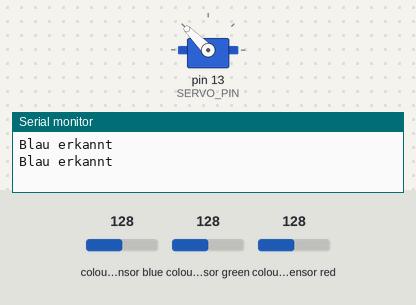
Bench run of a sketch on a simulated Arduino Mega 2560, built with avr-gcc and run on an emulated ATmega2560. Shown: servo, the last lines printed to the serial monitor. Wiring (inferred from the names in the program): TCS3200 colour sensor: output pin 23; S2 pin 21; S3 pin 22; S0 pin 18; S1 pin 19. The inputs (shaded band) are chosen by the test bench; at power-on: colour sensor red 128, colour sensor blue 128, colour sensor green 128.

Above: at 1.2 s.
1.3 s: colour sensor red set to 134
At 3.1 s:
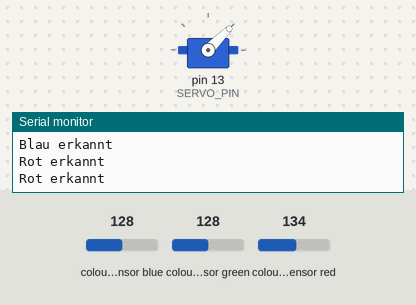
3.4 s: colour sensor red set to 5
At 5.1 s:
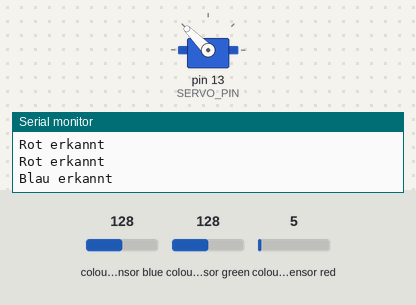
5.8 s: colour sensor blue set to 5
At 6.4 s:
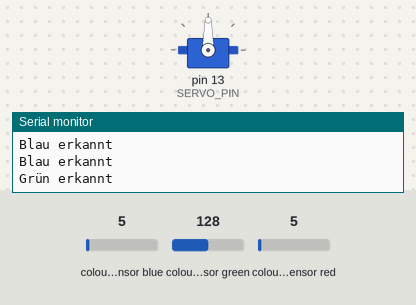
Timing chart, 0 to 8.8 s (numbered marks = the images above; inputs shaded):
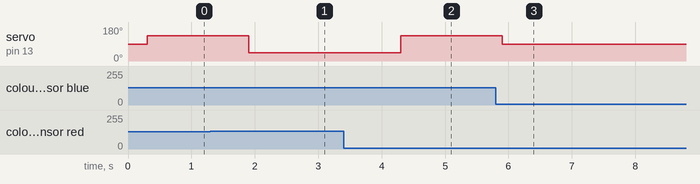

The sketch:

Listing-3-Wege-Weiche.ino
```cpp
#include <Servo.h>

// TCS3200 Pin-Definitionen
#define S0 18
#define S1 19
#define S2 21
#define S3 22
#define OUT 23

// SG90 Servo
Servo weichenServo;
#define SERVO_PIN 13

// Variablen für Farbmessung
int redFrequency = 0;
int greenFrequency = 0;
int blueFrequency = 0;

void setup() {
  // TCS3200 Setup
  pinMode(S0, OUTPUT);
  pinMode(S1, OUTPUT);
  pinMode(S2, OUTPUT);
  pinMode(S3, OUTPUT);
  pinMode(OUT, INPUT);

  // Frequenzskalierung auf 20% setzen
  digitalWrite(S0, HIGH);
  digitalWrite(S1, LOW);

  // Servo Setup
  weichenServo.attach(SERVO_PIN);
  weichenServo.write(90); // Startposition der Weiche

  Serial.begin(115200);
}

void loop() {
  // Rot messen
  digitalWrite(S2, LOW);
  digitalWrite(S3, LOW);
  delay(100);
  redFrequency = pulseIn(OUT, LOW);

  // Grün messen
  digitalWrite(S2, HIGH);
  digitalWrite(S3, HIGH);
  delay(100);
  greenFrequency = pulseIn(OUT, LOW);

  // Blau messen
  digitalWrite(S2, LOW);
  digitalWrite(S3, HIGH);
  delay(100);
  blueFrequency = pulseIn(OUT, LOW);

  // Farbe bestimmen (einfache Schwellenwerte, Kalibrierung nötig)
  if (redFrequency < greenFrequency && redFrequency < blueFrequency) {
    Serial.println("Rot erkannt");
    weichenServo.write(45); // Weiche auf Position 1 (z. B. links)
  } else if (greenFrequency < redFrequency && greenFrequency < blueFrequency) {
    Serial.println("Grün erkannt");
    weichenServo.write(90); // Weiche auf Position 2 (z. B. Mitte)
  } else {
    Serial.println("Blau erkannt");
    weichenServo.write(135); // Weiche auf Position 3 (z. B. rechts)
  }

  delay(500); // Wartezeit für nächste Messung
}
```

Measured:
- the behaviour switches between 131 and 132 on colour sensor red (found by bisection; images 0 and 1)
- after the input at 1.3 s, servo on pin 13 (SERVO_PIN): 135° → 45° after 0.60 s
- after the input at 3.4 s, servo on pin 13 (SERVO_PIN): 45° → 135° after 0.90 s
- after the input at 5.8 s, servo on pin 13 (SERVO_PIN): 135° → 90° after 0.11 s
